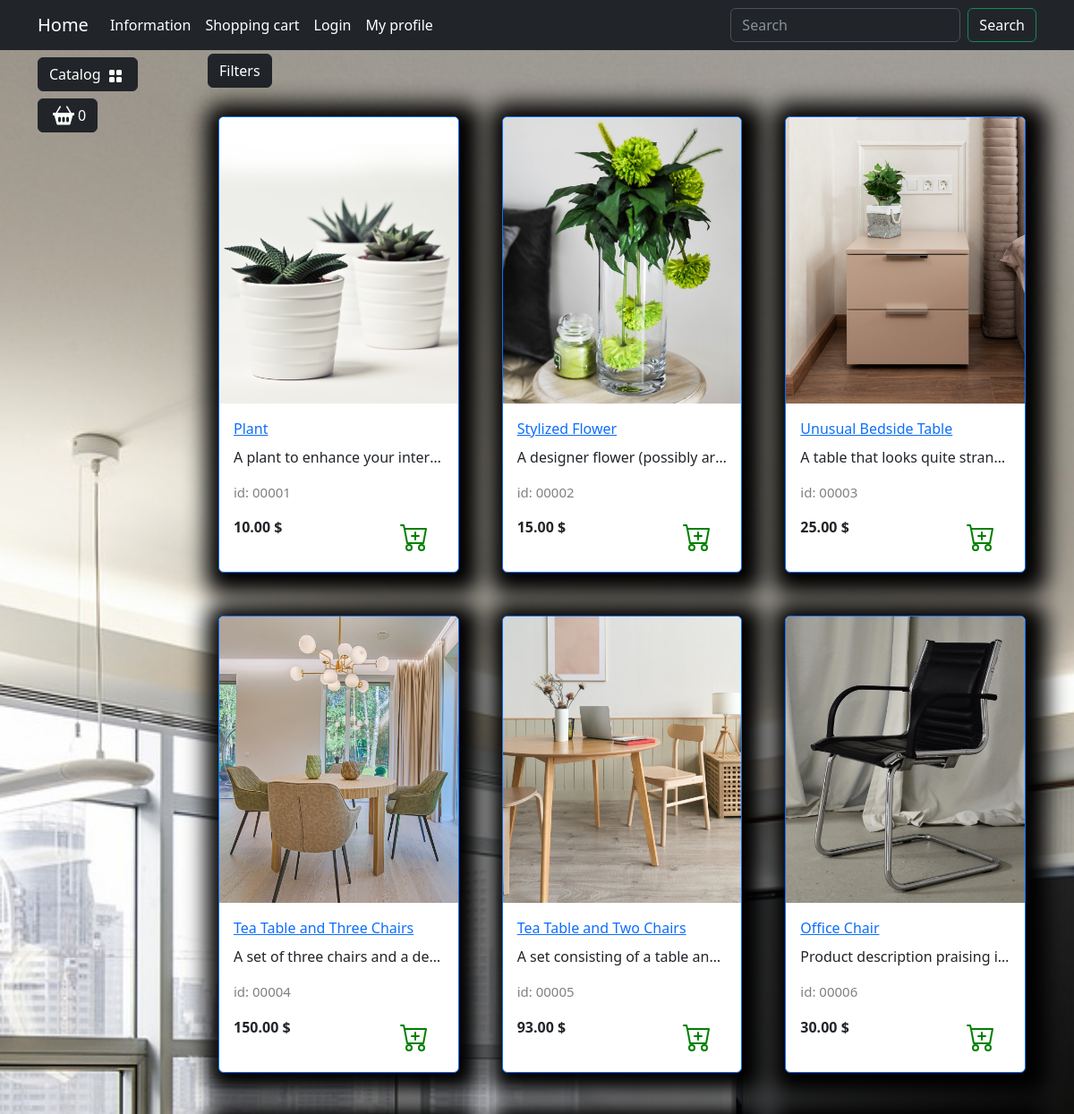
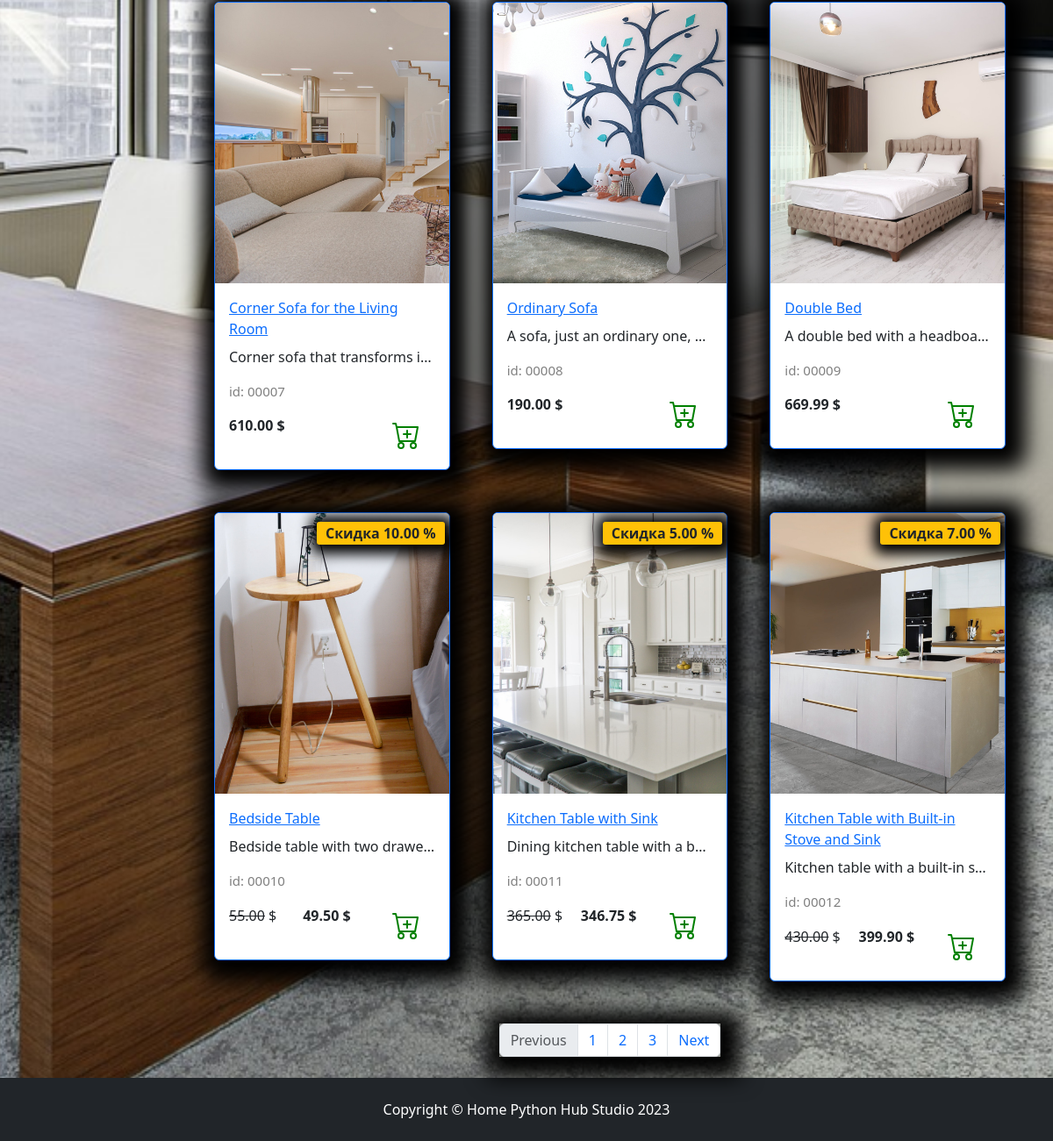
Page /catalog/all/ on the committed database (2 pictures, top to bottom).
### goods/models.py (models this page shows, shortened)
class Product(models.Model):
    class Meta:
        db_table = "product"
        verbose_name = "Product"
        verbose_name_plural = "Products"
    name = models.CharField(max_length=150, unique=True, verbose_name="Name")
    slug = models.SlugField(
        max_length=200, unique=True, blank=True, null=True, verbose_name="URL"
    )
    description = models.TextField(blank=True, null=True, verbose_name="Description")
    image = models.ImageField(
        upload_to="goods_images", blank=True, null=True, verbose_name="Image"
    )
    price = models.DecimalField(
        default=0.00, max_digits=7, decimal_places=2, verbose_name="Price"
    )
    discount = models.DecimalField(
        default=0.00, max_digits=7, decimal_places=2, verbose_name="Discount"
    )
    quantity = models.PositiveIntegerField(default=0, verbose_name="Quantity")
    category = models.ForeignKey(
        to=Categories, on_delete=models.CASCADE, verbose_name="Category"
    )
    def display_id(self):
        return f"{self.id:05}"
    def sell_price(self):
        if self.discount:
            return round(self.price - self.price * self.discount / 100, 2)
        return self.price

### goods/views.py (the view)
# urls.py: path("catalog/", include("goods.urls", namespace="catalog")),
def catalog(request, category_slug):
    if category_slug == "all":
        goods = Product.objects.all()
    else:
        goods = get_list_or_404(Product.objects.filter(category__slug=category_slug))
    context = {
        "title": "DecorDazzleHub - Catalog",
        "goods": goods,
    }
    return render(request, "goods/catalog.html", context)

### goods/templatetags/goods_tags.py (called while the page is built)
@register.simple_tag()
def tag_categories():
    return Categories.objects.all()

### goods/templates/goods/catalog.html (shortened to what this page needs)
{% extends "main/base.html" %}
{% load static %}
{% block content %}
<div class="row">
    <div class="dropdown mb-2">
        <button class="btn btn-secondary dropdown-toggle btn-dark" type="button" data-bs-toggle="dropdown"
            aria-expanded="false">
            Filters
        </button>
    </div>
    {% for product in goods %}
        <div class="col-lg-4 col-md-6 p-4">
            <div class="card border-primary rounded custom-shadow">
                {% if product.image %}
                    <img src="{{product.image.url}}" class="card-img-top" alt="{{product.name}}">
                {% else %}
                    <img src="{% static "deps/images/Not found image.png" %}" class="card-img-top" alt="...">
                {% endif %}
                <div class="card-body">
                    <a href="{% url "catalog:product" product.slug %}">
                        <p class="card-title">{{ product.name }}</p>
                    </a>
                    <p class="card-text text-truncate">{{ product.description }}</p>
                    <p class="product_id">id: {{product.display_id}}</p>
                    <div class="d-flex justify-content-between">
                        {% if product.discount %}
                            <p><s>{{product.price}}</s> $</p>
                            <p><strong>{{product.sell_price}} $</strong></p>
                            <span class="badge bg-warning text-dark">Скидка {{product.discount}} %</span>
                        {% else %}
                            <p><strong>{{ product.price }} $</strong></p>
                        {% endif %}
                        <a href="#" class="btn add-to-cart">
                            <img class="mx-1" src="{% static "deps/icons/cart-plus.svg" %}" alt="Catalog Icon"
                                width="32" height="32">
                        </a>
                    </div>
                </div>
            </div>
        </div>
    {% endfor %}
</div>
<nav aria-label="Page navigation example">
    <ul class="pagination justify-content-center my-4">
        <div class="custom-shadow d-flex">
            <li class="page-item disabled">
                <a class="page-link">Previous</a>
            </li>
            <li class="page-item"><a class="page-link" href="#">1</a></li>
            <li class="page-item"><a class="page-link" href="#">2</a></li>
            <li class="page-item"><a class="page-link" href="#">3</a></li>
            <li class="page-item">
                <a class="page-link" href="#">Next</a>
            </li>
        </div>
    </ul>
</nav>
{% endblock content %}
{% block footer %}
    <footer class="py-4 bg-dark">
        <div class="container">
            <p class="m-0 text-center text-white">Copyright &copy; Home Python Hub Studio 2023</p>
        </div>
    </footer>
{% endblock footer %}

### static/deps/css/my_css.css (style rules this page uses)
body { background-image: url("../images/bg-image.jpg"); background-repeat: no-repeat; background-attachment: fixed; background-position: center center; background-size: cover; height: 100%; }
.dropdown-toggle::after { content: none; }
.custom-shadow { box-shadow: 5px 5px 25px 19px #000000; }
.product_id { color: gray; font-size: 15px; }
.badge.bg-warning.text-dark { position: absolute; top: 10px; right: 5px; z-index: 1; padding: 5px 10px; border-radius: 3px; font-size: 1rem; box-shadow: 2px 2px 15px 9px #000000; }

### rows in the picture
Product: image (picture), name "Plant", description "A plant to enhance your inter…", display_id "00001", price "10.00"
Product: image (picture), name "Stylized Flower", description "A designer flower (possibly ar…", display_id "00002", price "15.00"
Product: image (picture), name "Unusual Bedside Table", description "A table that looks quite stran…", display_id "00003", price "25.00"
Product: image (picture), name "Tea Table and Three Chairs", description "A set of three chairs and a de…", display_id "00004", price "150.00"
Product: image (picture), name "Tea Table and Two Chairs", description "A set consisting of a table an…", display_id "00005", price "93.00"
Product: image (picture), name "Office Chair", description "Product description praising i…", display_id "00006", price "30.00"
Product: image (picture), name "Corner Sofa for the Living Room", description "Corner sofa that transforms i…", display_id "00007", price "610.00"
Product: image (picture), name "Ordinary Sofa", description "A sofa, just an ordinary one,…", display_id "00008", price "190.00"
Product: image (picture), name "Double Bed", description "A double bed with a headboa…", display_id "00009", price "669.99"
Product: image (picture), name "Bedside Table", description "Bedside table with two drawe…", display_id "00010", price "55.00", sell_price "49.50", discount "10.00"
Product: image (picture), name "Kitchen Table with Sink", description "Dining kitchen table with a b…", display_id "00011", price "365.00", sell_price "346.75", discount "5.00"
Product: image (picture), name "Kitchen Table with Built-in Stove and Sink", description "Kitchen table with a built-in s…", display_id "00012", price "430.00", sell_price "399.90", discount "7.00"
